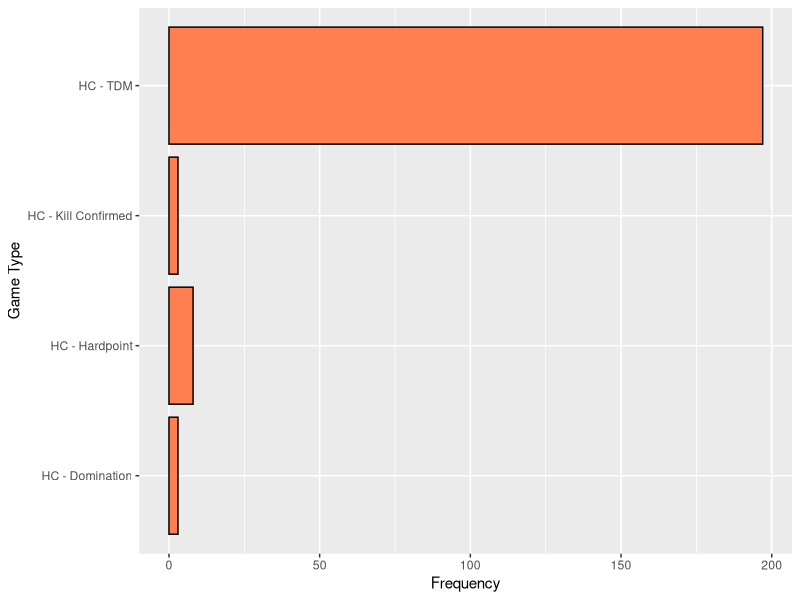
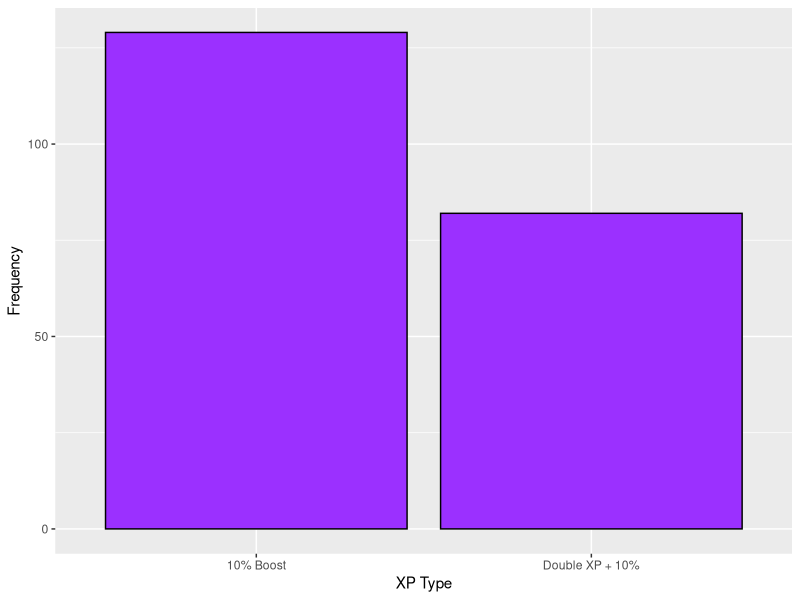
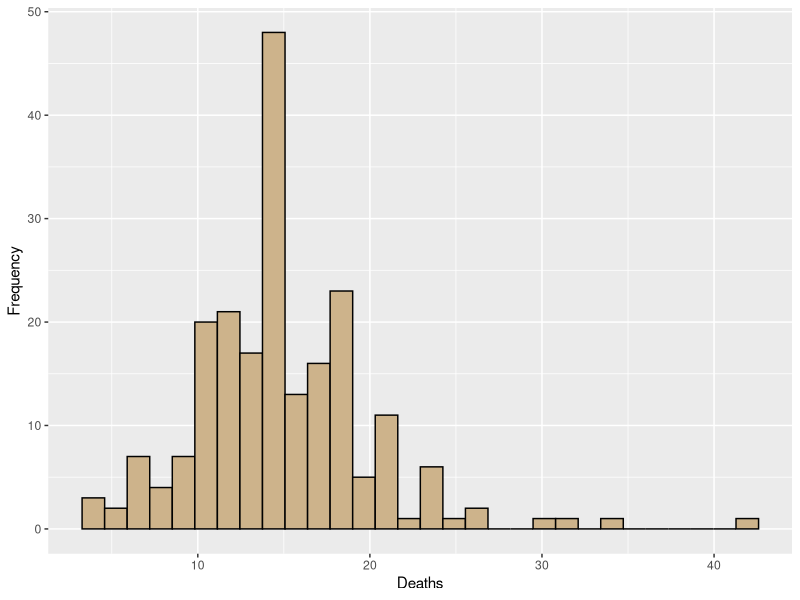
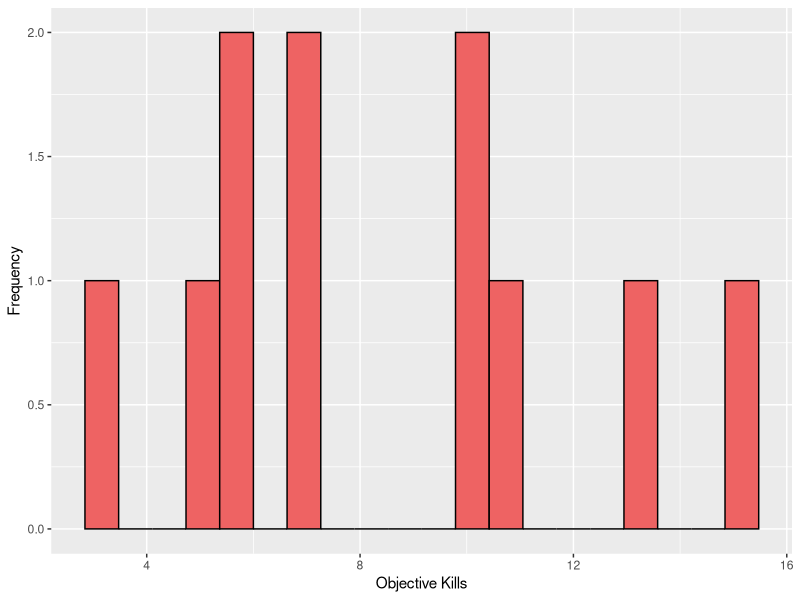
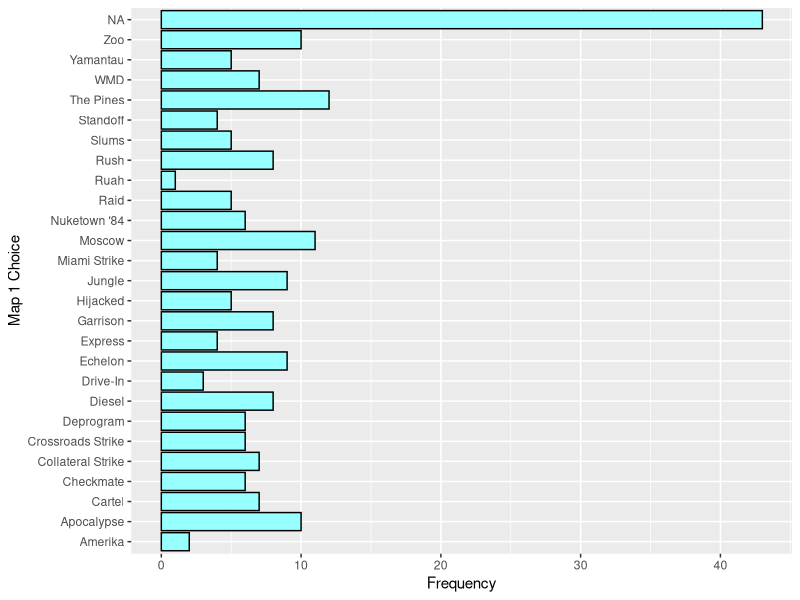
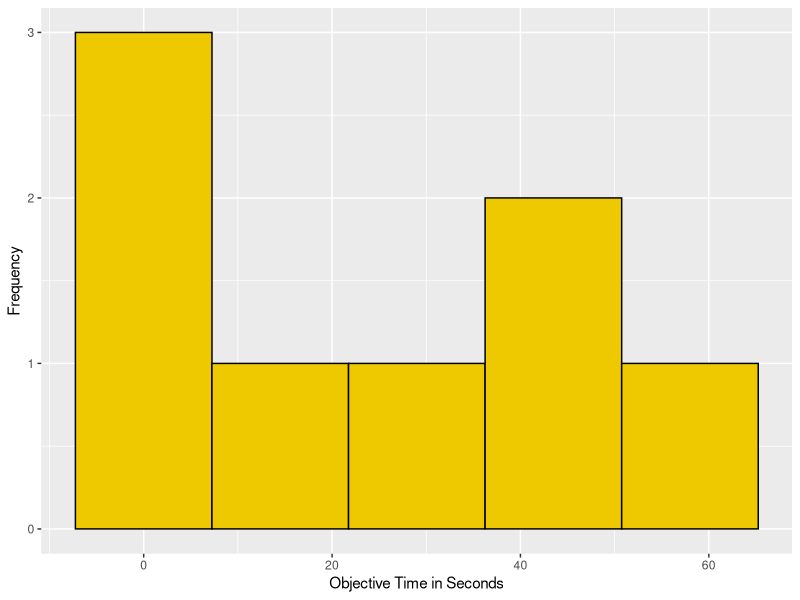

Recreate these plots in R, in order.
## ---- chunk 1
remove(list = ls())
#Load Libraries
library(tidyverse)
library(readxl)
library(lubridate)
library(glmnet)
## ---- chunk 2
Games <- read_excel("Datasets/CODGames2_mp.xlsx")
## ---- chunk 3
count_missing <- function(Games) {
  row_na_count <- sum(is.na(Games))
  return(row_na_count)
}

apply(X = Games, MARGIN = 1, FUN = count_missing)
## ---- chunk 4
GameType <- 
  Games %>%
  group_by(GameType) %>%
  summarise(count = n())%>%
  arrange(desc(count))

head(GameType)
## ---- chunk 5
ggplot(data = Games, 
       mapping = aes(x = GameType)) + 
  geom_bar(fill = "coral", color = "black") + 
  labs(x = "Game Type", y = "Frequency") + 
  coord_flip()
## ---- chunk 6
XPType <- 
  Games %>%
  group_by(XPType) %>%
  summarise(count = n())%>%
  arrange(desc(count))

head(XPType)
## ---- chunk 7
ggplot(data = Games, 
       mapping = aes(x = XPType)) + 
  geom_bar(fill = "purple1", color = "black") + 
  labs(x = "XP Type", y = "Frequency")
## ---- chunk 8
summary(Games$Deaths)
## ---- chunk 9
ggplot(data = Games, 
       mapping = aes(x = Deaths)) + 
  geom_histogram(fill = "navajowhite3", color = "black") + 
  labs(x = "Deaths", y = "Frequency")
## ---- chunk 10
summary(Games$ObjectiveKills)
## ---- chunk 11
ggplot(data = Games, 
       mapping = aes(x = ObjectiveKills)) + 
  geom_histogram(fill = "indianred2", color = "black", bins = 20) + 
  labs(x = "Objective Kills", y = "Frequency")
## ---- chunk 12
Map1 <- 
  Games %>%
  group_by(Map1) %>%
  summarise(count = n())%>%
  arrange(desc(count))

head(Map1)
## ---- chunk 13
ggplot(data = Games, 
       mapping = aes(x = Map1)) + 
  geom_bar(fill = "darkslategray1", color = "black") + 
  labs(x = "Map 1 Choice", y = "Frequency") + 
  coord_flip()
## ---- chunk 14
summary(Games$Time_Sec)
## ---- chunk 15
ggplot(data = Games, 
       mapping = aes(x = Time_Sec)) + 
  geom_histogram(fill = "gold2", color = "black", bins = 5) + 
  labs(x = "Objective Time in Seconds", y = "Frequency")
## ---- chunk 16
GameScores <-
  Games %>%
  mutate(player = as.integer(str_split_i(Games$Result, "-", 1)),
         opp = as.integer(str_split_i(Games$Result, "-", 2)))

## ---- chunk 17
wins = 0
losses = 0

for(i in 1:nrow(GameScores)){
  if(GameScores$player[i] > GameScores$opp[i]){
    wins = wins + 1
  }
  else if(GameScores$player[i] < GameScores$opp[i]){
    losses = losses + 1
  }
}

draws = nrow(GameScores) - wins - losses

winRate <- (wins/nrow(GameScores))*100
lossRate <- (losses/nrow(GameScores))*100
drawRate <- (draws/nrow(GameScores))*100

winRate
lossRate
drawRate
## ---- chunk 18
Games <- Games %>%
  mutate(
    TeamScore = as.numeric(str_extract(Result, "^[0-9]+")),
    OpponentScore = as.numeric(str_extract(Result, "\\d+$")),
    Won = if_else(TeamScore > OpponentScore, 1, 0)  # 1 for win, 0 for loss or draw
  )

#Build a logit regression model to predict if the players team won based on performance
model <- glm(Won ~ Eliminations + Deaths + Damage + Score, family = binomial, data = Games)

summary(model)
